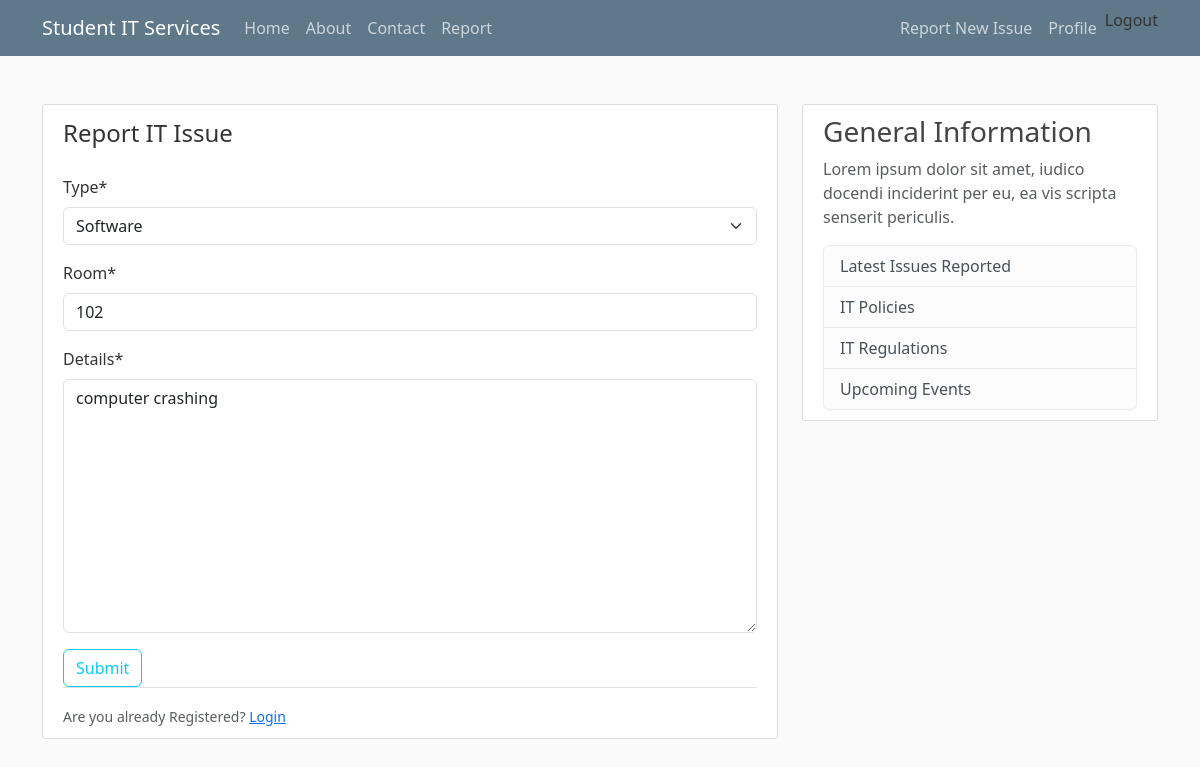
Screenshot of /itreporting/issues/2/update/ (signed in) with the database file from the repository.
### itreporting/models.py (models this page shows, shortened)
class Issue(models.Model):
    type = models.CharField(max_length=100, choices = [('Hardware',
'Hardware'), ('Software', 'Software')])
    room = models.CharField(max_length=100)
    urgent = models.BooleanField(default = False)
    details = models.TextField()
    date_submitted = models.DateTimeField(default=timezone.now)
    description = models.TextField()
    author = models.ForeignKey(User, related_name = 'issues',
    on_delete=models.CASCADE)

### itreporting/views.py (the view)
# urls.py: path('issues/<int:pk>/update/', PostUpdateView.as_view(), name = 'issue-update'),
class PostUpdateView(LoginRequiredMixin, UpdateView):
    model = Issue
    fields = ['type', 'room', 'details']

### itreporting/templates/itreporting/issue_form.html (shortened to what this page needs)
                {% extends "itreporting/base.html" %}
                {% load crispy_forms_tags %}
                {% block content %}
                <div class="content-section">
                    <form method="POST">
                        <fieldset class="form-group">
                            <legend class="borer-bottom mb-4"> Report IT Issue </legend>
                            {{ form|crispy }}
                        </fieldset>
                        <div class="form-group">
                            <button class="btn btn-outline-info" type="submit">Submit</button>
                        </div>
                    </form>
                    <div class="border-top pt-3">
                        <small class="text-muted">Are you already
                    Registered? <a class="ml-2" href="#">Login
                    </a></small>
                </div>
            </div>
            {% endblock content %}

### itreporting/static/css/styles.css (style rules this page uses)
body { background: #fafafa; color: #333333; margin-top: 5rem; }
.content-section { background: #ffffff; padding: 10px 20px; border: 1px solid #dddddd; border-radius: 3px; margin-bottom: 20px; }

### rows the page displays
Issue: type "Software", room "102", details "computer crashing"
